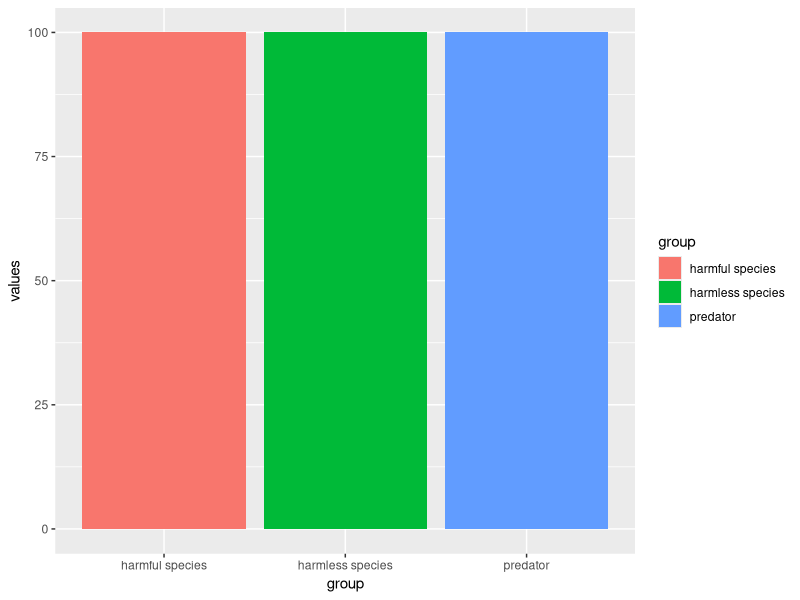
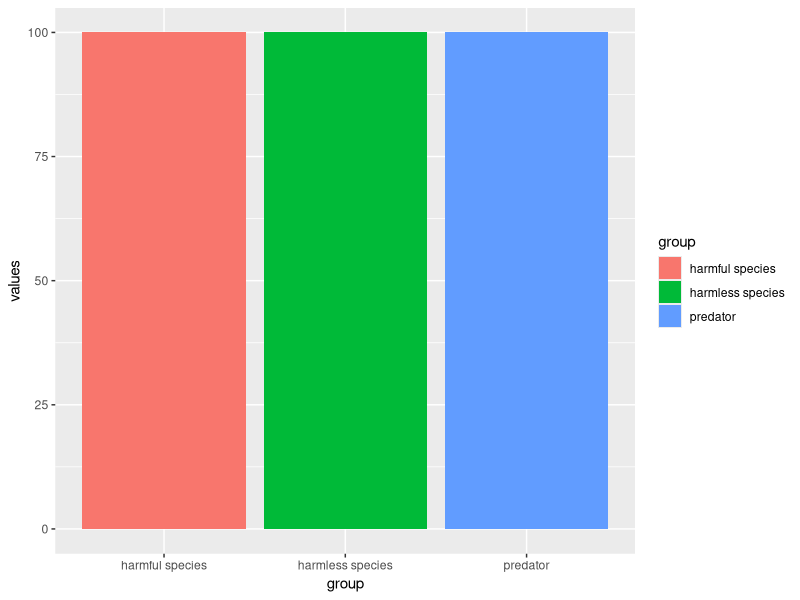

Source code (R) for these figures, in order:
# batesian time O


# libraries:
library(ggplot2)
library(gganimate)

# Make 2 basic states and concatenate them:
a <- data.frame(group = c("harmless species","harmful species","predator"), values = c(100,100,100), frame = rep('a',3))
b <- data.frame(group = c("harmless species","harmful species","predator"), values = c(80,90,90), frame = rep('b',3))
data <- rbind(a,b)  

# Basic barplot:
ggplot(a, aes(x = group, y = values, fill = group)) + 
  geom_bar(stat = 'identity')

# Make a ggplot, but add frame=year: one image per year
ggplot(data, aes(x = group, y = values, fill = group)) + 
  geom_bar(stat = 'identity') +
  theme_bw() +
  # gganimate specific bits:
  transition_states(
    frame,
    transition_length = 2,
    state_length = 1
  ) +
  ease_aes('sine-in-out')

# Save at gif:
anim_save("Batesian-time-0.gif")


#batesian time 1

# libraries:
library(ggplot2)
library(gganimate)

# Make 2 basic states and concatenate them:
a <- data.frame(group = c("harmless species","harmful species","predator"), values = c(100,100,100), frame = rep('a',3))
b <- data.frame(group = c("harmless species","harmful species","predator"), values = c(90,90,90), frame = rep('b',3))
data <- rbind(a,b)  

# Basic barplot:
ggplot(a, aes(x = group, y = values , fill = group)) + 
  geom_bar(stat = 'identity')

# Make a ggplot, but add frame=year: one image per year
ggplot(data, aes(x = group, y = values , fill = group)) + 
  geom_bar(stat = 'identity') +
  theme_bw() +
  # gganimate specific bits:
  transition_states(
    frame,
    transition_length = 2,
    state_length = 1
  ) +
  ease_aes('sine-in-out')

# Save at gif:
anim_save("Batesian-time-1.gif")
